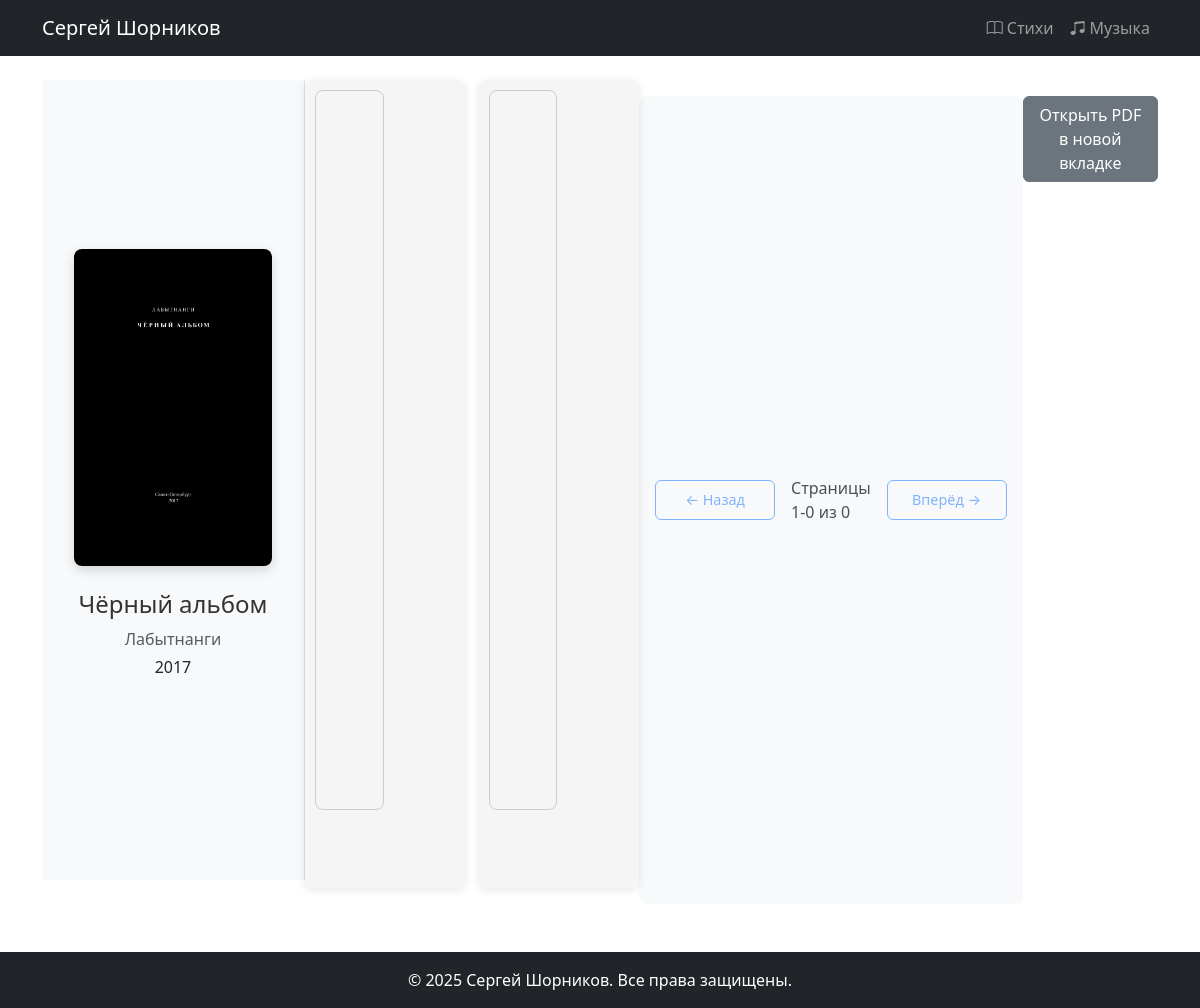
The page /books/2/ on the database its author committed.
### father_app/models.py (models this page shows, shortened)
class PoetryBook(models.Model):
    title = models.CharField('Название', max_length=200)
    author = models.CharField('Автор', max_length=200, default="Сергей Шорников")
    year = models.IntegerField('Год издания')  # Это поле обязательно
    cover = models.ImageField('Обложка', upload_to='books/covers/')
    pdf_file = models.FileField(upload_to='books/pdfs/')
    page_count = models.PositiveIntegerField(default=0)
    class Meta:
        verbose_name = 'Книга стихов'
        verbose_name_plural = 'Книги стихов'

### father_app/views.py (the view)
# urls.py: path('books/<int:book_id>/', views.book_detail, name='book_detail'),
def book_detail(request, book_id):
    book = get_object_or_404(PoetryBook, pk=book_id)
    return render(request, 'father_app/poetry/book_detail.html', {'book': book})

### father_app/templates/father_app/poetry/book_detail.html (shortened to what this page needs)
{% extends 'father_app/base.html' %}
{% load static %}
{% block extra_css %}
<link rel="stylesheet" href="{% static 'father_app/css/book.css' %}">
{% endblock %}
{% block content %}
<div class="book-container">
    <div class="cover-section mb-4">
        {% if book.cover %}
        <img src="{{ book.cover.url }}" class="cover-image" alt="{{ book.title }}">
        {% endif %}
        <div class="cover-info">
            <h2>{{ book.title }}</h2>
            <p class="text-muted">{{ book.author }}</p>
            <p>{{ book.year }}</p>
        </div>
    </div>
    {% if book.pdf_file %}
    <div class="spread-container">
        <div class="pdf-container">
            <iframe id="left-page" class="pdf-frame"
                    sandbox="allow-same-origin allow-scripts allow-popups allow-forms"
                    loading="lazy"></iframe>
        </div>
        <div class="pdf-container">
            <iframe id="right-page" class="pdf-frame"
                    sandbox="allow-same-origin allow-scripts allow-popups allow-forms"
                    loading="lazy"></iframe>
        </div>
    </div>
    <div class="navigation d-flex justify-content-between align-items-center">
        <button id="prev-spread" class="btn btn-outline-primary">← Назад</button>
        <span id="page-indicator" class="mx-3"></span>
        <button id="next-spread" class="btn btn-outline-primary">Вперёд →</button>
    </div>
    <div class="mt-3">
        <a href="{{ book.pdf_file.url }}" target="_blank" class="btn btn-secondary">
            Открыть PDF в новой вкладке
        </a>
    </div>
    {% else %}
    <div class="alert alert-warning">
        PDF файл не найден для этой книги.
    </div>
    {% endif %}
</div>
{% endblock %}

### father_app/static/father_app/css/book.css (style rules this page uses)
.book-container { display: flex; min-height: 100vh; }
.cover-section { width: 35%; padding: 2rem; background: #f8f9fa; display: flex; flex-direction: column; align-items: center; justify-content: center; border-right: 1px solid #e0e0e0; position: sticky; top: 0; height: 100vh; }
.cover-image { max-width: 100%; max-height: 60vh; object-fit: contain; box-shadow: 0 4px 12px rgba(0, 0, 0, 0.15); margin-bottom: 1.5rem; cursor: pointer; transition: transform 0.3s ease; border-radius: 8px; }
.cover-info { text-align: center; margin-bottom: 1rem; }
.cover-info h2 { font-size: 1.5rem; margin-bottom: 0.5rem; color: #333; }
.cover-info .text-muted { margin-bottom: 0.25rem; }
.pdf-container { position: relative; flex: 1; max-width: 48%; background: #fff; border-radius: 8px; box-shadow: 0 2px 8px rgba(0, 0, 0, 0.1); overflow: hidden; }
.navigation { display: flex; justify-content: space-between; align-items: center; margin-top: 1rem; padding: 1rem; background: #f8f9fa; border-radius: 8px; }
.navigation button { min-width: 120px; }
.navigation button:disabled { opacity: 0.5; cursor: not-allowed; }
#page-indicator { font-weight: 500; color: #495057; font-size: 1rem; }
.btn-outline-primary { border-radius: 6px; padding: 8px 16px; font-size: 0.9rem; }
@media (max-width: 1200px) { .cover-section { width: 40%; } }

### father_app/templates/father_app/poetry/book_detail.html (style rules this page uses)
.pdf-frame { width: 49%; height: 90vh; border: 1px solid #ccc; border-radius: 8px; }
.spread-container { display: flex; justify-content: space-between; gap: 2%; flex-wrap: wrap; margin-bottom: 1rem; }
.pdf-container { position: relative; background: #f5f5f5; border-radius: 8px; padding: 10px; }

### rows shown on the page
PoetryBook: cover (picture), title "Чёрный альбом", author "Лабытнанги", year "2017"
